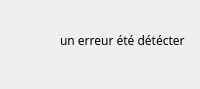
<?xml version="1.0" encoding="UTF-8"?>
<ui version="4.0">
 <class>Dialog</class>
 <widget class="QDialog" name="Dialog">
  <property name="geometry">
   <rect>
    <x>0</x>
    <y>0</y>
    <width>200</width>
    <height>89</height>
   </rect>
  </property>
  <property name="windowTitle">
   <string>Dialog</string>
  </property>
  <widget class="QLabel" name="label">
   <property name="geometry">
    <rect>
     <x>60</x>
     <y>30</y>
     <width>131</width>
     <height>21</height>
    </rect>
   </property>
   <property name="font">
    <font>
     <family>Arial Rounded MT Bold</family>
    </font>
   </property>
   <property name="text">
    <string>un erreur été détécter</string>
   </property>
  </widget>
  <widget class="QPushButton" name="pushButton">
   <property name="geometry">
    <rect>
     <x>15</x>
     <y>25</y>
     <width>30</width>
     <height>30</height>
    </rect>
   </property>
   <property name="styleSheet">
    <string notr="true">border : none;
image: url(:/Icons/Icons/refuse-removebg-preview.png);</string>
   </property>
   <property name="text">
    <string/>
   </property>
  </widget>
 </widget>
 <resources>
  <include location="Resources.qrc"/>
 </resources>
 <connections/>
</ui>
